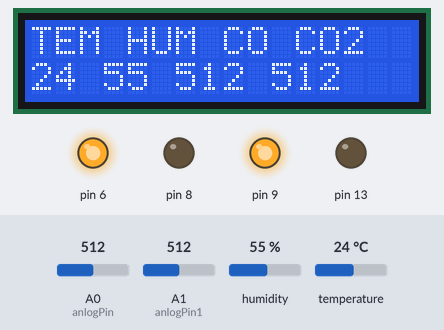
Recording of a sketch running on a simulated Arduino Uno, built with avr-gcc and run on an emulated ATmega328P. On the bench: 16×2 character LCD, output pins drawn as LEDs (lit = HIGH). The inputs (shaded band) are chosen by the test bench; at power-on: A1 (anlogPin1) = 512, A0 (anlogPin) = 512, temperature 24 °C, humidity 55 %. What the sketch prints to the serial monitor is not drawn.

Above: at 1.2 s.
1.3 s: A1 (anlogPin1) set to 493
At 5.4 s:
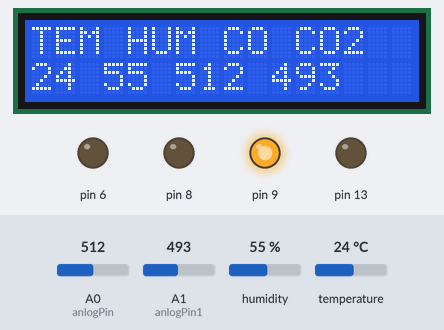
7.3 s: A0 (anlogPin) set to 459
At 11.4 s:
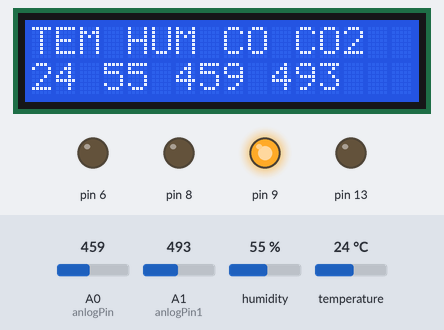
13.3 s: A0 (anlogPin) set to 442
At 16.2 s:
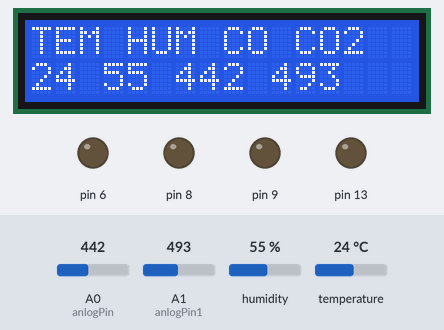
19.3 s: temperature set to 26 °C
At 21.1 s:
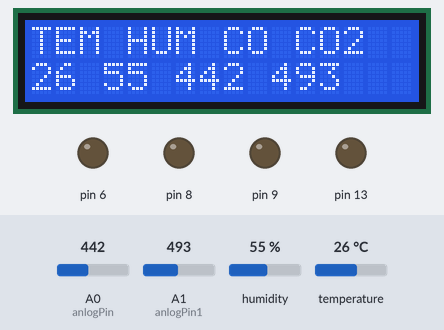
25.3 s: temperature set to 29 °C
At 30.7 s:
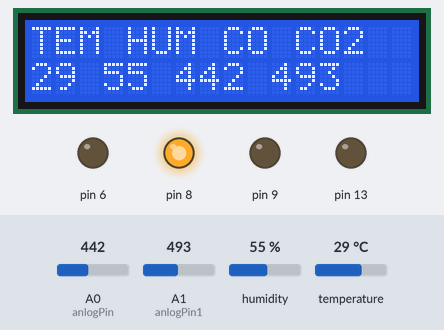
31.7 s: A1 (anlogPin1) set to 510
At 35.6 s:
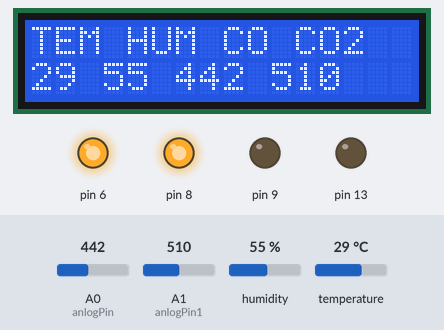
Timing chart, 0 to 37.1 s (numbered marks = the images above; inputs shaded):
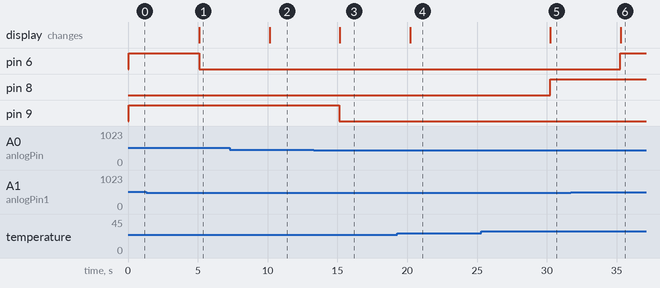

Measured:
- the behaviour switches between 501 and 500 on A1 (anlogPin1) (found by bisection; images 0 and 1)
- the behaviour switches between 451 and 450 on A0 (anlogPin) (found by bisection; images 2 and 3)
- the behaviour switches between 27 and 28 °C on temperature (found by bisection; images 4 and 5)
- after the input at 1.3 s, pin 6: HIGH → LOW after 3.8 s; the display: changes after 3.8 s (image 1)
- after the input at 7.3 s, the display: changes after 2.8 s (image 2)
- after the input at 13.3 s, pin 9: HIGH → LOW after 1.8 s; the display: changes after 1.9 s (image 3)
- after the input at 19.3 s, the display: changes after 0.90 s (image 4)
- after the input at 25.3 s, pin 8: LOW → HIGH after 5.0 s; the display: changes after 5.0 s (image 5)
- after the input at 31.7 s, pin 6: LOW → HIGH after 3.6 s; the display: changes after 3.6 s (image 6)

The sketch:

Noo.ino
```cpp
#include <DHT.h>
#include <LiquidCrystal.h>
LiquidCrystal lcd(12, 11, 5, 4, 3, 2);

#define DHTPIN 7
#define DHTTYPE DHT11

DHT dht(DHTPIN,DHTTYPE);

int anlogPin = A0;
int anlogPin1 = A1;
void setup(){
 pinMode(anlogPin, INPUT);
 pinMode(anlogPin1, INPUT);
 pinMode(8, OUTPUT);
 pinMode(13, OUTPUT);
 pinMode(9, OUTPUT);
 pinMode(6, OUTPUT);
 Serial.begin(9600);
 dht.begin();
 lcd.begin(16,2);
}
void loop(){
 int coread = analogRead(anlogPin);
 int co2read = analogRead(anlogPin1);

 COread(coread);
 CO2read(co2read);
 int tem = dht.readTemperature();
 int hum = dht.readHumidity();
 tempread(tem);
 lcd.setCursor(0,0);

 lcd.print("TEM"); lcd.print(" "); lcd.print("HUM");lcd.print(" ");lcd.print("CO");lcd.print(" ");lcd.print("CO2");
 lcd.setCursor(0,1);
 lcd.print(tem); lcd.print(" "); lcd.print(hum); lcd.print(" "); lcd.print(coread); lcd.print(" "); lcd.print(co2read);
 delay(5000);
}
void tempread(int tempvalue){
 if(tempvalue < 15){
 digitalWrite(10, HIGH);
 }
 else if(tempvalue >= 28){
 digitalWrite (10, LOW);
 digitalWrite(8, HIGH);
 digitalWrite(13, LOW);
 }
 else{
 digitalWrite(10, LOW);
 digitalWrite(8, LOW);
 digitalWrite(13, LOW);

 }
}
void COread(int intcovalue){
  Serial.print(intcovalue);
  if(intcovalue > 450){digitalWrite (9, HIGH); }

  else{ digitalWrite(9,LOW);}
 }

 void CO2read(int intcovalue){
  Serial.print(intcovalue);
  if(intcovalue > 500){digitalWrite (6, HIGH); }

  else{ digitalWrite(6,LOW);}
 }
```
